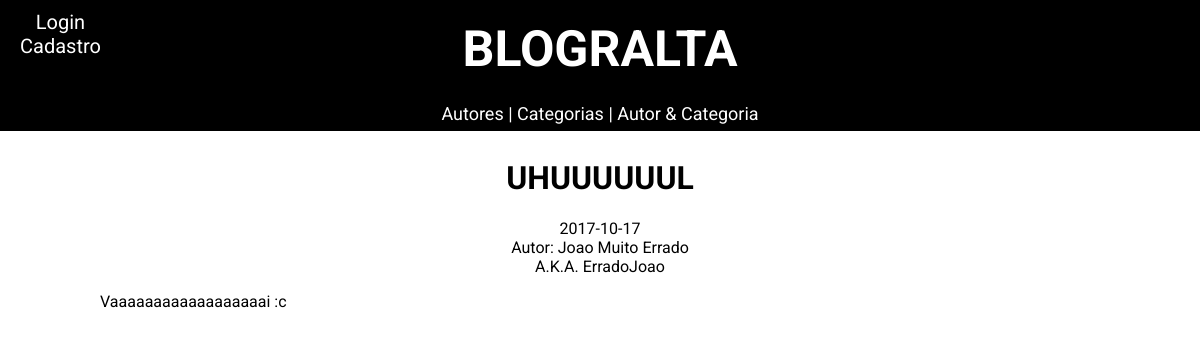
The app's page /leitura.php?id_noticia=24 with its own data.
### tables this page shows
CREATE TABLE `noticia` (
  `id_noticia` int(4) NOT NULL,
  `data` date NOT NULL,
  `resumo` text NOT NULL,
  `titulo` text NOT NULL,
  `conteudo` text NOT NULL,
  `id_categoria` int(4) NOT NULL,
  `id_autor` int(4) NOT NULL
);

CREATE TABLE `autor` (
  `id_autor` int(4) NOT NULL,
  `nome` varchar(100) NOT NULL,
  `email` varchar(100) NOT NULL,
  `usuario` varchar(100) NOT NULL,
  `senha` varchar(50) NOT NULL
);

### leitura.php (the view, shortened to what this page needs)
<!DOCTYPE html>
<html>
<head>
	<link href="./estilo.css" rel="stylesheet" />
</head>
<body>
	<?php require('./head.php'); ?>
	<div id="conteudo">
		<?php
			$id = $_GET['id_noticia'];
			$noticias = mysqli_fetch_array($bd->query("SELECT * FROM noticia WHERE id_noticia = '$id'"));
			echo '<div id="leitura"><h1>'.$noticias['titulo'].'</h1>';
			echo '<div id="data">'.$noticias['data'].'</div>';
			$autorSQL = "SELECT * FROM autor WHERE id_autor = ".$noticias['id_autor'];
			$autor = mysqli_fetch_array($bd->query($autorSQL));
			echo '<div id="autor">Autor: '.$autor['nome'].'<br /> A.K.A. '.$autor['usuario'].'</div>';
			echo '<p>'.$noticias['conteudo'].'</p></div>';
		?>
	</div>
</body>
</html>

### estilo.css (style rules this page uses)
body { font-family: 'Roboto', sans-serif; }
#conteudo { width: 1000px; margin:0 auto; padding-top: 130px; text-align: center; }
#leitura p { text-align: left; }

### records on screen
noticia: titulo "UHUUUUUUL", data "2017-10-17", conteudo "Vaaaaaaaaaaaaaaaaaai :c"
autor: nome "Joao Muito Errado", usuario "ErradoJoao"
